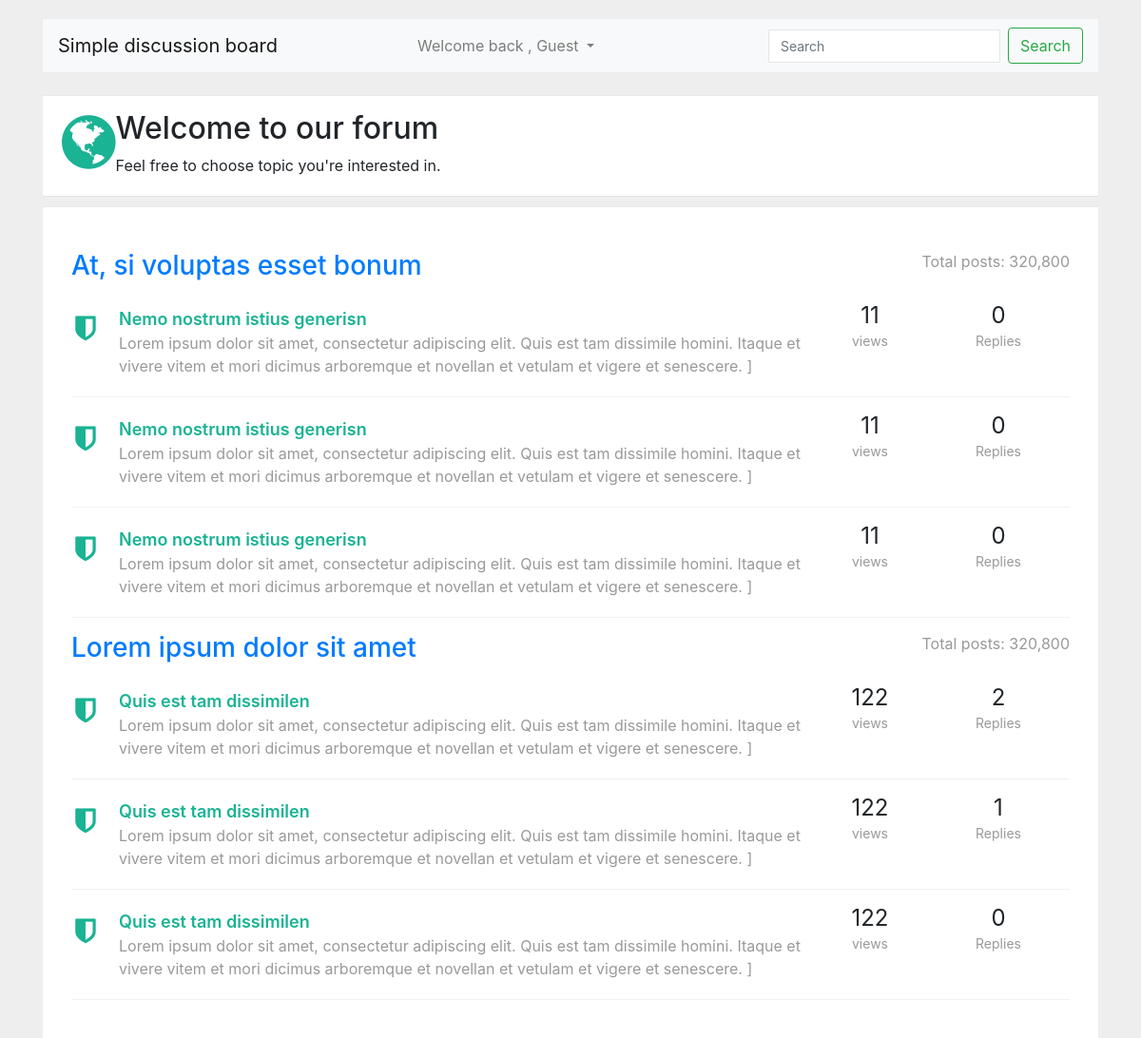
Before: / with the older database file.
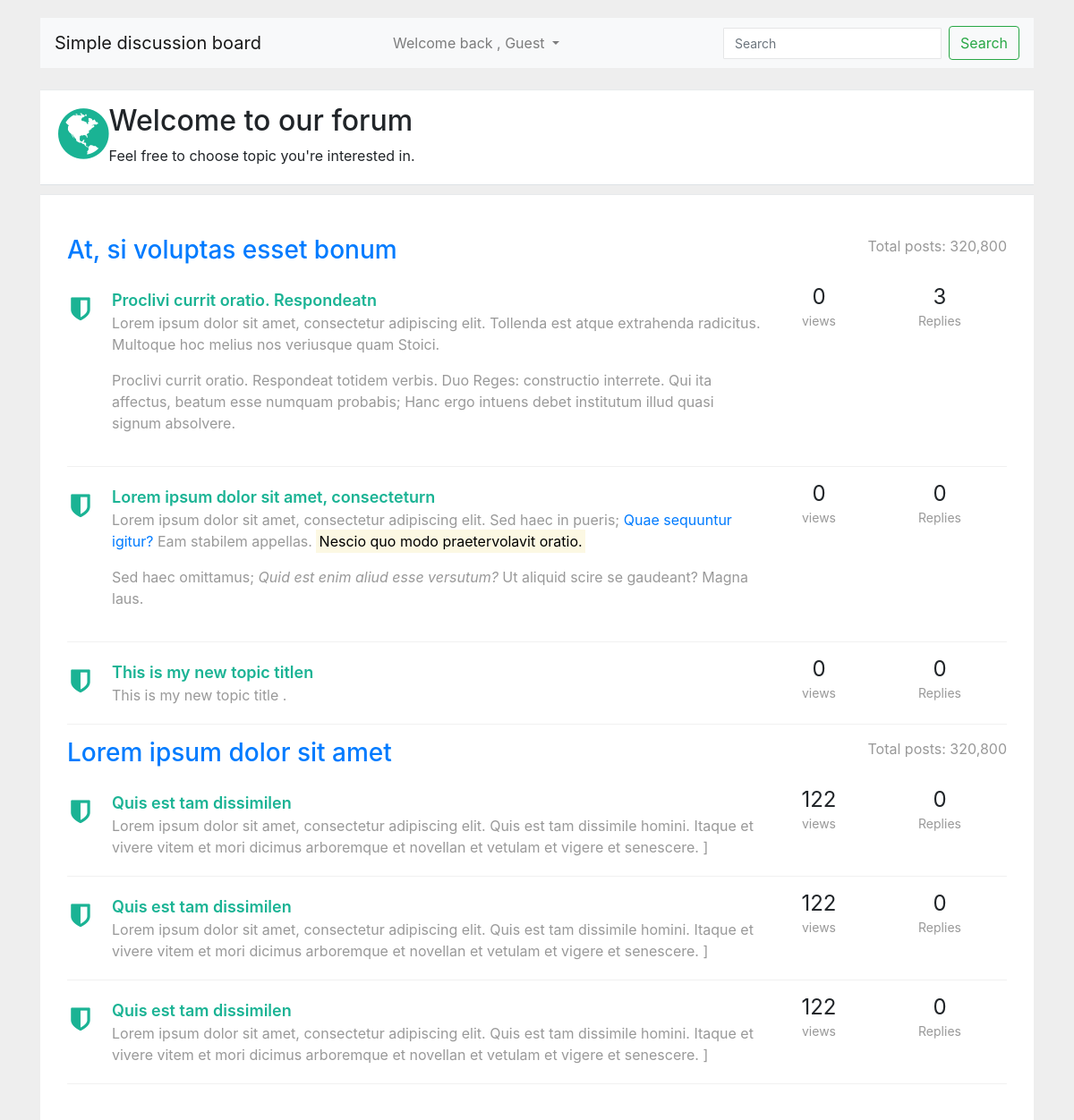
After: the same page with the newer database file.
### tables this page shows
CREATE TABLE `forums` (
  `id` int(11) UNSIGNED NOT NULL,
  `title` varchar(122) NOT NULL,
  `slug` varchar(122) NOT NULL,
  `created_at` datetime NOT NULL,
  `updated_at` datetime NOT NULL,
  `user_id` int(11) NOT NULL
);

CREATE TABLE `topics` (
  `id` int(11) NOT NULL,
  `title` varchar(211) NOT NULL,
  `topic_sub_title` text DEFAULT NULL,
  `user_id` int(11) NOT NULL,
  `views` int(11) NOT NULL DEFAULT 0,
  `slug` varchar(122) NOT NULL,
  `likes` int(11) NOT NULL DEFAULT 0,
  `dislikes` int(11) NOT NULL DEFAULT 0,
  `created_at` datetime NOT NULL,
  `updated_at` datetime NOT NULL,
  `forum_id` int(11) NOT NULL
);

### include/class_autoloader.inc.php (called while the page is built, shortened)
<?php
function classAutoloader ( $className ){
	$path = 'classes/';
	$extension = '.class.php';
	$fullPath = $path . $className . $extension ;
}

### classes/user.class.php (called while the page is built, shortened)
<?php
class User extends DbConnect {
public function checkIsUserLoggedIn(){
	if( isset($_SESSION['logged'])){
		return true;
	} else {
		return false;
	}
}
}

### include/db.inc.php (called while the page is built, shortened)
<?php
class DbConnect {
	private $host = HOST;
	private $dbname = DBNAME;
	private $username = USERNAME;
	private $password = PASSWORD;
	protected function connect(){
		try {
			$sql = 'mysql:host='. $this -> host .';dbname='. $this -> dbname ;
			$pdo = new PDO ( $sql , $this -> username , $this -> password );
			$pdo -> setAttribute ( PDO::ATTR_DEFAULT_FETCH_MODE , PDO::FETCH_ASSOC );
			$pdo -> setAttribute ( PDO::ATTR_ERRMODE , PDO::ERRMODE_EXCEPTION );
			$pdo -> exec( 'set names utf8');
			return $pdo ;
		} catch ( PDOException $e) {
			echo $e -> getMessage();
		}
	}
}

### classes/forum.class.php (called while the page is built, shortened)
<?php
class Forum extends DbConnect {
public function getAllForums(){
	$sql = 'select * from forums order by title asc';
	$query = $this -> connect() -> query($sql);
	$forums = $query -> fetchAll();
	return $forums;
}
public function getLast3TopicsByForumId($forum_id ){
	$sql = 'select * from topics where forum_id = ? order by created_at desc limit 3';
	$query = $this -> connect() -> prepare($sql);
	$query -> execute([ $forum_id ]);
	$topics = $query -> fetchAll();
	return $topics ;
}
public function getCountOfTopicReplies($topic_id ){
	$sql = 'select * from replies where topic_id = ? ';
	$query = $this -> connect() -> prepare($sql);
	$query ->  execute([ $topic_id ]);
	$replies = count( $query -> fetchAll());
	return $replies;
}
}

### index.php (the view, shortened to what this page needs)
<?php
require_once 'include/db.inc.php';
require_once 'include/class_autoloader.inc.php';
 ?>
 <!doctype html>
<html lang="en">
  <head>
    <?php require_once 'partials/__head.php' ?>
  </head>
  <body>
    <link href="https://maxcdn.bootstrapcdn.com/font-awesome/4.3.0/css/font-awesome.min.css" rel="stylesheet">
<div class="container">
<div class="row">
    <div class="col-lg-12">
        <div class="wrapper wrapper-content animated fadeInRight">
<?php require_once 'partials/__navbar.php' ?>
            <?php require_once 'partials/__top_nav.php' ?>
            <div class="ibox-content forum-container">
<?php
try {
$forum = new Forum();
foreach ( $forum -> getAllForums() as $forumSingle ){
?>
<div class="forum-title">
                    <div class="pull-right forum-desc">
                        <samll>Total posts: 320,800</samll>
                    </div>
                    <h3><a href="forum-topics.php?id=<?php echo $forumSingle['id'] ?>"><?php echo $forumSingle['title']; ?></a></h3>
                </div>
<?php
foreach ( $forum -> getLast3TopicsByForumId($forumSingle['id']) as $topicSingle ){
?>
  <div class="forum-item active">
                    <div class="row">
                        <div class="col-md-9">
                            <div class="forum-icon">
                                <i class="fa fa-shield"></i>
                            </div>
                            <a href="topic-replies.php?id=<?php echo $topic['id'] ?>" class="forum-item-title"><?php echo $topicSingle['title'] ?>n</a>
                            <div class="forum-sub-title"><?php echo $topicSingle['topic_sub_title'] ?></div>
                        </div>
                        <div class="col-md-1 forum-info">
                            <span class="views-number">
                                <?php echo $topicSingle['views'] ?>
                            </span>
                            <div>
                                <small>views</small>
                            </div>
                        </div>
                        <div class="col-md-2 forum-info">
                            <span class="views-number">
<?php
echo $forum -> getCountOfTopicReplies($topicSingle['id'])
 ?>
                            </span>
                            <div>
                                <small>Replies</small>
                            </div>
                        </div>
                    </div>
                </div>
<?php
}
?>
<?php
}
} catch ( PDOException $e ){
    echo $e -> getMessage();
}
 ?>
            </div>
        </div>
    </div>
</div>
</div>
  </body>
</html>

### partials/__head.php (shortened to what this page needs)
<link rel="stylesheet" href="https://cdn.jsdelivr.net/npm/bootstrap@4.6.2/dist/css/bootstrap.min.css">

### partials/__navbar.php (shortened to what this page needs)
<nav class="navbar navbar-expand-lg navbar-light bg-light">
  <a class="navbar-brand" href="index.php"><?php echo SITE_NAME; ?></a>
  <div class="collapse navbar-collapse" id="navbarSupportedContent">
    <ul class="navbar-nav mr-auto">
      <li class="nav-item active">
        <a class="nav-link" href="">&nbsp; <span class="sr-only">(current)</span></a>
      </li>
     <li class="nav-item active">
        <a class="nav-link" href="">&nbsp; <span class="sr-only">(current)</span></a>
      </li>     <li class="nav-item active">
        <a class="nav-link" href="">&nbsp; <span class="sr-only">(current)</span></a>
      </li>     <li class="nav-item active">
        <a class="nav-link" href="">&nbsp; <span class="sr-only">(current)</span></a>
      </li>     <li class="nav-item active">
        <a class="nav-link" href="">&nbsp; <span class="sr-only">(current)</span></a>
      </li>     <li class="nav-item active">
        <a class="nav-link" href="">&nbsp; <span class="sr-only">(current)</span></a>
      </li>
<?php
try {
$user = new User();
if( $user -> checkIsUserLoggedIn()){
?>
      <li class="nav-item dropdown">
        <a class="nav-link dropdown-toggle" href="#" id="navbarDropdown" role="button" data-toggle="dropdown" aria-haspopup="true" aria-expanded="false">
          Welcome back , <?php echo $_SESSION['first_name'] ?> <?php echo $_SESSION['last_name'] ?>
        </a>
        <div class="dropdown-menu" aria-labelledby="navbarDropdown">
          <a class="dropdown-item" href="my-account.php">My account</a>
          <a class="dropdown-item" href="change-account.php">Change account</a>
          <a class="dropdown-item" href="my-topics.php">My topics</a>
          <a class="dropdown-item" href="my-replies.php">My replies</a>
          <a class="dropdown-item" href="my-messages.php">My messages</a>
          <div class="dropdown-divider"></div>
          <a class="dropdown-item" href="">Logout</a>
        </div>
      </li>
<?php
} else {
?>
 <li class="nav-item dropdown">
        <a class="nav-link dropdown-toggle" href="#" id="navbarDropdown" role="button" data-toggle="dropdown" aria-haspopup="true" aria-expanded="false">
          Welcome back , Guest
        </a>
      </li>
<?php
}
} catch ( PDOException $e ){
  echo $e -> getMessage();
}
?>
    </ul>
    <form class="form-inline my-2 my-lg-0">
      <input class="form-control mr-sm-2" type="search" placeholder="Search" aria-label="Search">
      <button class="btn btn-outline-success my-2 my-sm-0" type="submit">Search</button>
    </form>
  </div>
</nav>
<br>

### partials/__top_nav.php
<div class="ibox-content m-b-sm border-bottom">
                <div class="p-xs">
                    <div class="pull-left m-r-md">
                        <i class="fa fa-globe text-navy mid-icon"></i>
                    </div>
                    <h2>Welcome to our forum</h2>
                    <span>Feel free to choose topic you're interested in.</span>
                </div>
            </div>

### partials/__head.php (style rules this page uses)
body { margin-top:20px; background:#eee; }
.mid-icon { font-size: 66px; }
.forum-item { margin: 10px 0; padding: 10px 0 20px; border-bottom: 1px solid #f1f1f1; }
.views-number { font-size: 24px; line-height: 18px; font-weight: 400; }
.forum-container, .forum-post-container { padding: 30px !important; }
.forum-item small { color: #999; }
.forum-item .forum-sub-title { color: #999; margin-left: 50px; }
.forum-title { margin: 15px 0 15px 0; }
.forum-info { text-align: center; }
.forum-desc { color: #999; }
.forum-icon { float: left; width: 30px; margin-right: 20px; text-align: center; }
a.forum-item-title { color: inherit; display: block; font-size: 18px; font-weight: 600; }
.forum-icon .fa { font-size: 30px; margin-top: 8px; color: #9b9b9b; }
.forum-item.active .fa { color: #1ab394; }
.forum-item.active a.forum-item-title { color: #1ab394; }
.ibox-content { background-color: #ffffff; color: inherit; padding: 15px 20px 20px 20px; border-color: #e7eaec; border-image: none; border-style: solid solid none; border-width: 1px 0; }
.form-control, .single-line { background-color: #FFFFFF; background-image: none; border: 1px solid #e5e6e7; border-radius: 1px; color: inherit; display: block; padding: 6px 12px; transition: border-color 0.15s ease-in-out 0s, box-shadow 0.15s ease-in-out 0s; width: 100%; font-size: 14px; }
.text-navy { color: #1ab394; }
.mid-icon { font-size: 66px !important; }
.m-b-sm { margin-bottom: 10px; }

Changed rows visible on the page:
computed for forums "At, si voluptas esset bonum": loses topics (title "Nemo nostrum istius generis", topic_sub_title "Lorem ipsum dolor sit amet, consectetur adipiscing elit. Quis est tam dissimile homini. Itaque et vivere vitem et mori dicimus arboremque et novellan et vetulam et vigere et senescere. ]", views "11", id "0")
added topics: title "Proclivi currit oratio. Respondeat", topic_sub_title "Lorem ipsum dolor sit amet, consectetur adipiscing elit. Tollenda est atque extrahenda radicitus. Multoque hoc melius nos veriusque quam Stoici. Proclivi currit oratio. Respondeat totidem verbis. Duo Reges: constructio interrete. Qui ita affectus, beatum esse numquam probabis; Hanc ergo intuens debet institutum illud quasi signum absolvere.", views "0", id "3", shown under forums "At, si voluptas esset bonum"
added topics: title "Lorem ipsum dolor sit amet, consectetur", topic_sub_title "Lorem ipsum dolor sit amet, consectetur adipiscing elit. Sed haec in pueris; Quae sequuntur igitur? Eam stabilem appellas. Nescio quo modo praetervolavit oratio. Sed haec omittamus; Quid est enim aliud esse versutum? Ut aliquid scire se gaudeant? Magna laus.", views "0", id "0", shown under forums "At, si voluptas esset bonum"
added topics: title "This is my new topic title", topic_sub_title "This is my new topic title .", views "0", id "0", shown under forums "At, si voluptas esset bonum"
computed for topics (number 4 of 6 on the later page): id "2" → "0"
computed for topics (number 5 of 6 on the later page): id "1" → "0"
